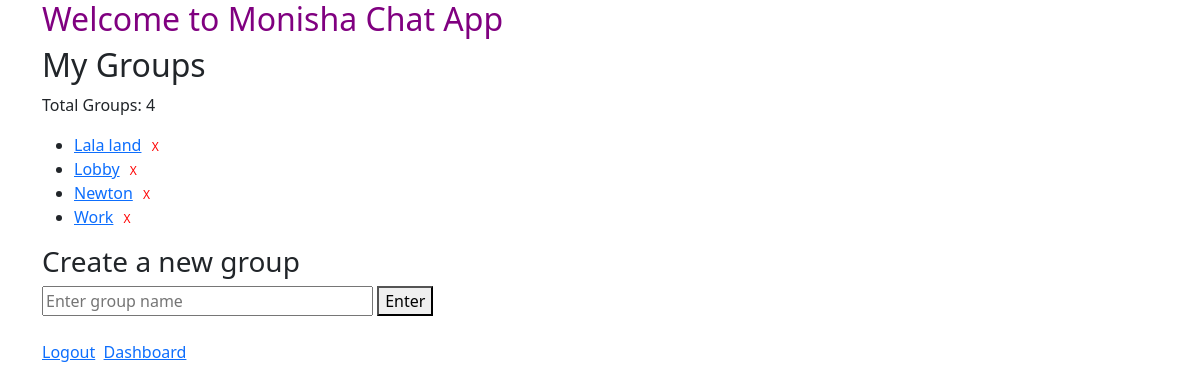
Screenshot of /chat/ (signed in) with the database file from the repository.
### chat/models.py (models this page shows, shortened)
class Room(models.Model):
    name = models.CharField(max_length=100, unique=True)
    users = models.ManyToManyField(settings.AUTH_USER_MODEL, related_name='rooms', blank=True)

### chat/views.py (the view, shortened to what this page needs)
# urls.py: path("", views.index, name="home"),
def index(request):
    rooms = Room.objects.filter(users=request.user) if request.user.is_authenticated else Room.objects.none()
    return render(request, "chat/index.html", {"rooms": rooms})

### chat/templates/chat/index.html (shortened to what this page needs)
{% extends 'base.html' %}
{% block content %}
    {% if user.is_authenticated %}
        <h2>My Groups</h2>
        <p>Total Groups: {{ rooms.count }}</p>
        <ul id="room-list">
            {% for room in rooms %}
                <li>
                    <a href="{% url 'chat:room' %}?room_name={{ room.name }}">{{ room.name }}</a>
                    {% if user.user_type == 'pro' %}
                        <form action="{% url 'chat:remove_room' room.name %}" method="POST" style="display:inline;" onsubmit="return confirmDelete();">
                            <button type="submit" style="color: red; background: none; border: none; cursor: pointer; font-size: 12px;">X</button>
                        </form>
                    {% endif %}
                </li>
            {% empty %}
                <li>No rooms available.</li>
            {% endfor %}
        </ul>
        {% if user.user_type == 'pro' %}
        <h3>Create a new group</h3>
        <form id="create-room-form" method="POST" onsubmit="return validateRoomName();">
            <input id="room-name-input" name="room_name" type="text" size="30" required placeholder="Enter group name">
            <button id="room-name-submit" type="submit">Enter</button>
        </form><br>
        {% endif %}
        <a href="#" onclick="logout()">Logout</a>&nbsp;
    {% else %}
        <h5>You can access this page only if you are logged in.</h5>
    {% endif %}
    <a href="{% url 'users:dashboard' %}">Dashboard</a>
{% endblock %}

### rows the page displays
Room: name "Lala land"
Room: name "Lobby"
Room: name "Newton"
Room: name "Work"

### other values shown
{{ rooms.count }} "4"
